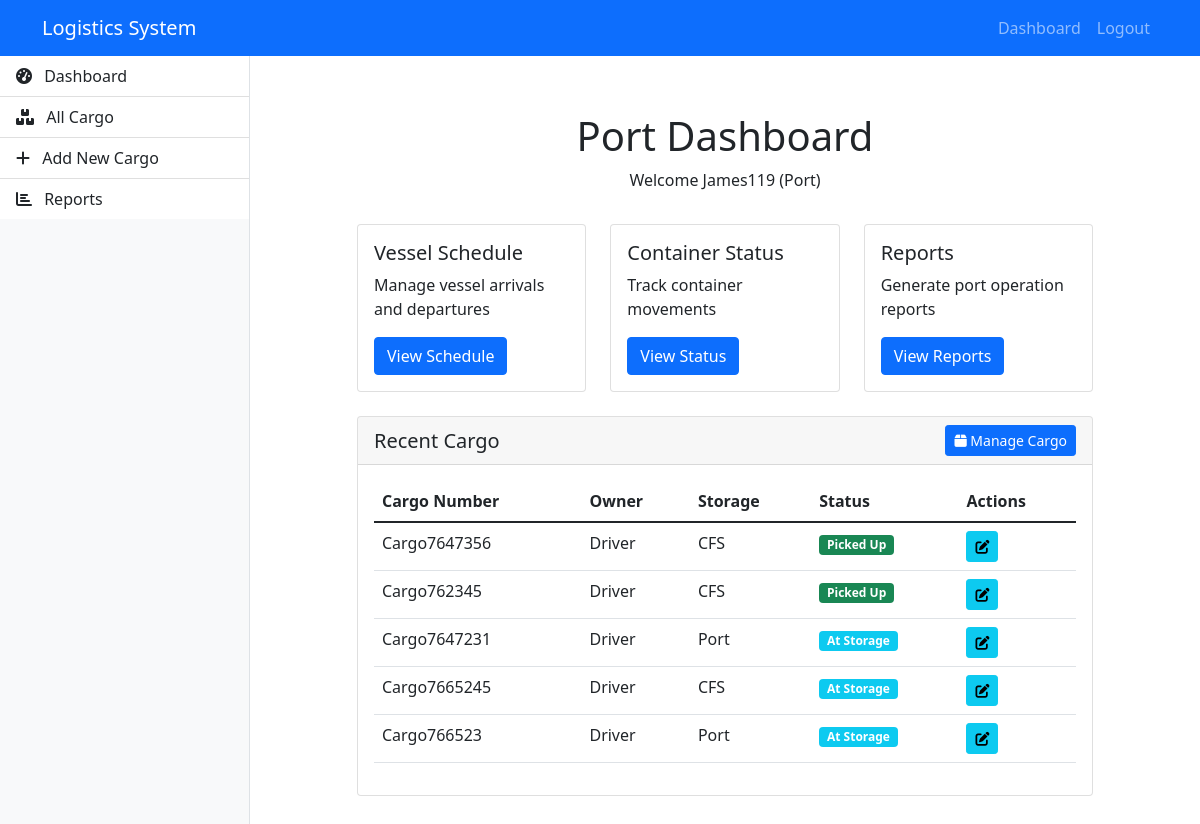
The app's page /dashboard/ (signed in), older data.
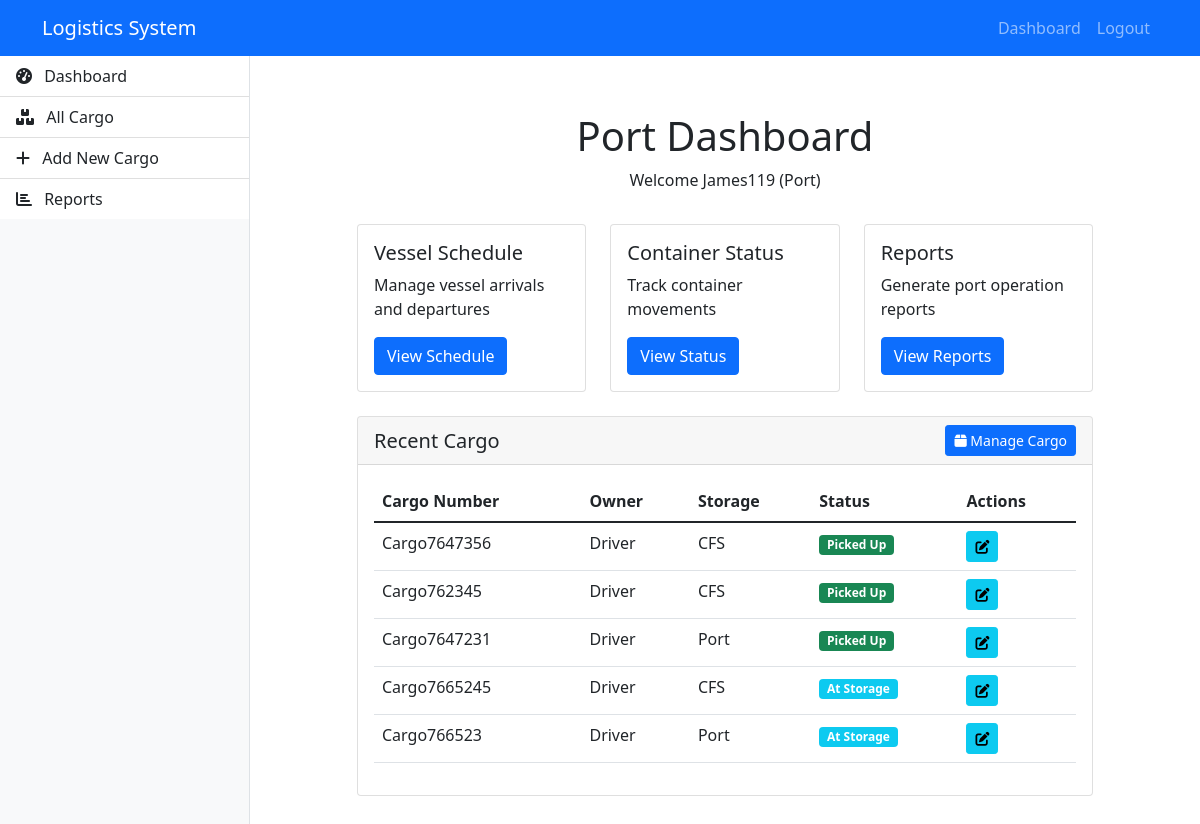
The same page, newer data.
### users/models.py (models this page shows, shortened)
class CustomUser(AbstractUser):
    USER_TYPE_CHOICES = (
        ('PORT', 'Port'),
        ('CFS', 'CFS'),
        ('DEPOT', 'Depot'),
        ('DRIVER', 'Truck Driver'),
    )
    user_type = models.CharField(max_length=10, choices=USER_TYPE_CHOICES)
    email = models.EmailField(unique=True)
    phone = models.CharField(max_length=15, blank=True)
    company_name = models.CharField(max_length=100, blank=True)
    USERNAME_FIELD = 'email'
    REQUIRED_FIELDS = ['username', 'user_type']

class Cargo(models.Model):
    cargo_number = models.CharField(max_length=100, unique=True)
    cargo_owner = models.CharField(max_length=200)
    storage = models.CharField(max_length=200)
    arrival_date = models.DateField()
    pickup_date = models.DateField()
    scheduled_pickup_time = models.DateTimeField(null=True, blank=True)
    arrived_at_storage = models.BooleanField(default=False)
    is_picked_up = models.BooleanField(default=False)
    created_at = models.DateTimeField(auto_now_add=True)
    updated_at = models.DateTimeField(auto_now=True)
    port = models.ForeignKey(CustomUser, on_delete=models.CASCADE, limit_choices_to={'user_type': 'PORT'}, related_name='port_cargos')
    cfs = models.ForeignKey(CustomUser, on_delete=models.CASCADE, limit_choices_to={'user_type': 'CFS'}, related_name='cfs_cargos', null=True, blank=True)
    driver = models.ForeignKey(CustomUser, on_delete=models.SET_NULL, limit_choices_to={'user_type': 'DRIVER'}, related_name='driver_cargos', null=True, blank=True)
    cfs_received = models.BooleanField(default=False)
    cfs_picked_up = models.BooleanField(default=False)
    class Meta:
        ordering = ['-created_at']

### users/views.py (the view)
# urls.py: path('dashboard/', views.dashboard_view, name='dashboard'),
@login_required
def dashboard_view(request):
    user_type = request.user.user_type.lower()
    template_name = f'dashboard/{user_type}_dashboard.html'
    context = {}
    if user_type == 'port':
        context['cargo_list'] = Cargo.objects.filter(port=request.user)
    elif user_type == 'cfs':
        context['cargo_list'] = Cargo.objects.filter(storage__icontains=request.user.company_name)
    elif user_type == 'driver':
        context['cargo_list'] = Cargo.objects.filter(
            cargo_owner__icontains=request.user.company_name,
            driver__isnull=True  # Only show unassigned cargo
        )
    return render(request, template_name, context)

### templates/dashboard/port_dashboard.html (shortened to what this page needs)
{% extends 'base.html' %}
{% block content %}
<div class="dashboard-container">
    <div class="dashboard-header">
        <h1>Port Dashboard</h1>
        <p>Welcome {{ user.username }} ({{ user.company_name }})</p>
    </div>
    <div class="row mb-4">
        <div class="col-md-4">
            <div class="card">
                <div class="card-body">
                    <h5 class="card-title">Vessel Schedule</h5>
                    <p class="card-text">Manage vessel arrivals and departures</p>
                    <a href="#" class="btn btn-primary">View Schedule</a>
                </div>
            </div>
        </div>
        <div class="col-md-4">
            <div class="card">
                <div class="card-body">
                    <h5 class="card-title">Container Status</h5>
                    <p class="card-text">Track container movements</p>
                    <a href="#" class="btn btn-primary">View Status</a>
                </div>
            </div>
        </div>
        <div class="col-md-4">
            <div class="card">
                <div class="card-body">
                    <h5 class="card-title">Reports</h5>
                    <p class="card-text">Generate port operation reports</p>
                    <a href="#" class="btn btn-primary">View Reports</a>
                </div>
            </div>
        </div>
    </div>
    <div class="row">
        <div class="col-12">
            <div class="card">
                <div class="card-header d-flex justify-content-between align-items-center">
                    <h5 class="mb-0">Recent Cargo</h5>
                    <a href="{% url 'cargo_list' %}" class="btn btn-primary btn-sm">
                        <i class="fas fa-box"></i> Manage Cargo
                    </a>
                </div>
                <div class="card-body">
                    <div class="table-responsive">
                        <table class="table">
                            <thead>
                                <tr>
                                    <th>Cargo Number</th>
                                    <th>Owner</th>
                                    <th>Storage</th>
                                    <th>Status</th>
                                    <th>Actions</th>
                                </tr>
                            </thead>
                            <tbody>
                                {% for cargo in cargo_list|slice:":5" %}
                                <tr>
                                    <td>{{ cargo.cargo_number }}</td>
                                    <td>{{ cargo.cargo_owner }}</td>
                                    <td>{{ cargo.storage }}</td>
                                    <td>
                                        {% if cargo.is_picked_up %}
                                        <span class="badge bg-success">Picked Up</span>
                                        {% elif cargo.arrived_at_storage %}
                                        <span class="badge bg-info">At Storage</span>
                                        {% else %}
                                        <span class="badge bg-warning">Pending</span>
                                        {% endif %}
                                    </td>
                                    <td>
                                        <a href="{% url 'cargo_update' cargo.pk %}" class="btn btn-sm btn-info">
                                            <i class="fas fa-edit"></i>
                                        </a>
                                    </td>
                                </tr>
                                {% empty %}
                                <tr>
                                    <td colspan="5" class="text-center">No cargo records found.</td>
                                </tr>
                                {% endfor %}
                            </tbody>
                        </table>
                    </div>
                </div>
            </div>
        </div>
    </div>
</div>
{% endblock %}

### templates/base.html (shortened to what this page needs)
<!DOCTYPE html>
<html lang="en">
<head>
    <link href="https://cdn.jsdelivr.net/npm/bootstrap@5.1.3/dist/css/bootstrap.min.css" rel="stylesheet">
    <link href="https://cdnjs.cloudflare.com/ajax/libs/font-awesome/6.0.0/css/all.min.css" rel="stylesheet">
    <link rel="stylesheet" href="/static/css/styles.css">
</head>
<body>
    <nav class="navbar navbar-expand-lg navbar-dark bg-primary">
        <div class="container">
            <a class="navbar-brand" href="/">Logistics System</a>
            <div class="collapse navbar-collapse" id="navbarNav">
                <ul class="navbar-nav ms-auto">
                    {% if user.is_authenticated %}
                        <li class="nav-item">
                            <a class="nav-link" href="{% url 'dashboard' %}">Dashboard</a>
                        </li>
                        <li class="nav-item">
                            <a class="nav-link" href="{% url 'logout' %}">Logout</a>
                        </li>
                    {% endif %}
                </ul>
            </div>
        </div>
    </nav>
    <div class="main-wrapper">
        {% if user.is_authenticated %}
        <div class="d-flex">
            <div class="sidebar bg-light border-end" style="width: 250px; min-height: calc(100vh - 56px);">
                <div class="list-group list-group-flush">
                    {% if user.user_type == 'PORT' %}
                    <a href="{% url 'port_dashboard' %}" class="list-group-item list-group-item-action {% if request.resolver_match.url_name == 'port_dashboard' %}active{% endif %}">
                        <i class="fas fa-tachometer-alt me-2"></i> Dashboard
                    </a>
                    <a href="{% url 'cargo_list' %}" class="list-group-item list-group-item-action {% if request.resolver_match.url_name == 'cargo_list' %}active{% endif %}">
                        <i class="fas fa-boxes me-2"></i> All Cargo
                    </a>
                    <a href="{% url 'cargo_create' %}" class="list-group-item list-group-item-action {% if request.resolver_match.url_name == 'cargo_create' %}active{% endif %}">
                        <i class="fas fa-plus me-2"></i> Add New Cargo
                    </a>
                    <a href="#" class="list-group-item list-group-item-action">
                        <i class="fas fa-chart-bar me-2"></i> Reports
                    </a>
                    {% endif %}
                </div>
            </div>
            <div class="flex-grow-1 p-4">
        {% else %}
            <div class="container mt-4">
        {% endif %}
        {% block content %}
        {% endblock %}
        {% if user.is_authenticated and user.user_type == 'DRIVER' %}
            </div>
        </div>
        {% else %}
            </div>
        {% endif %}
</body>
</html>

### static/css/styles.css (style rules this page uses)
.dashboard-container { max-width: 800px; margin: 0 auto; padding: 2rem; }
.dashboard-header { margin-bottom: 2rem; text-align: center; }

Row changes from the older to the newer data that the page shows:
changed Cargo "Cargo7647231": is_picked_up "At Storage" → "Picked Up"
